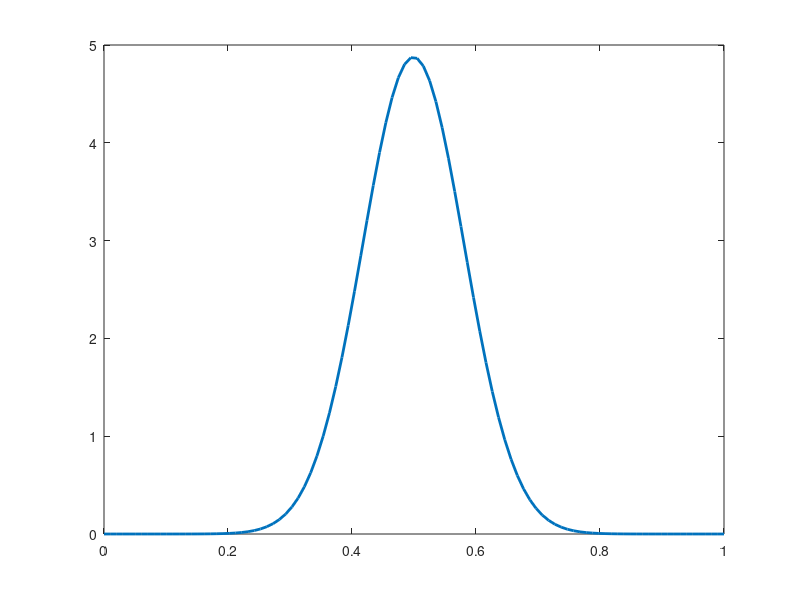

This figure's MATLAB source:
a=textread('mersenne_twister.txt');
x=linspace(0,1);
y=pdf('Normal',x,0.4991,0.0818);
plot(x,y,'LineWidth',2)
mu=mean(a)
sigma=var(a)
